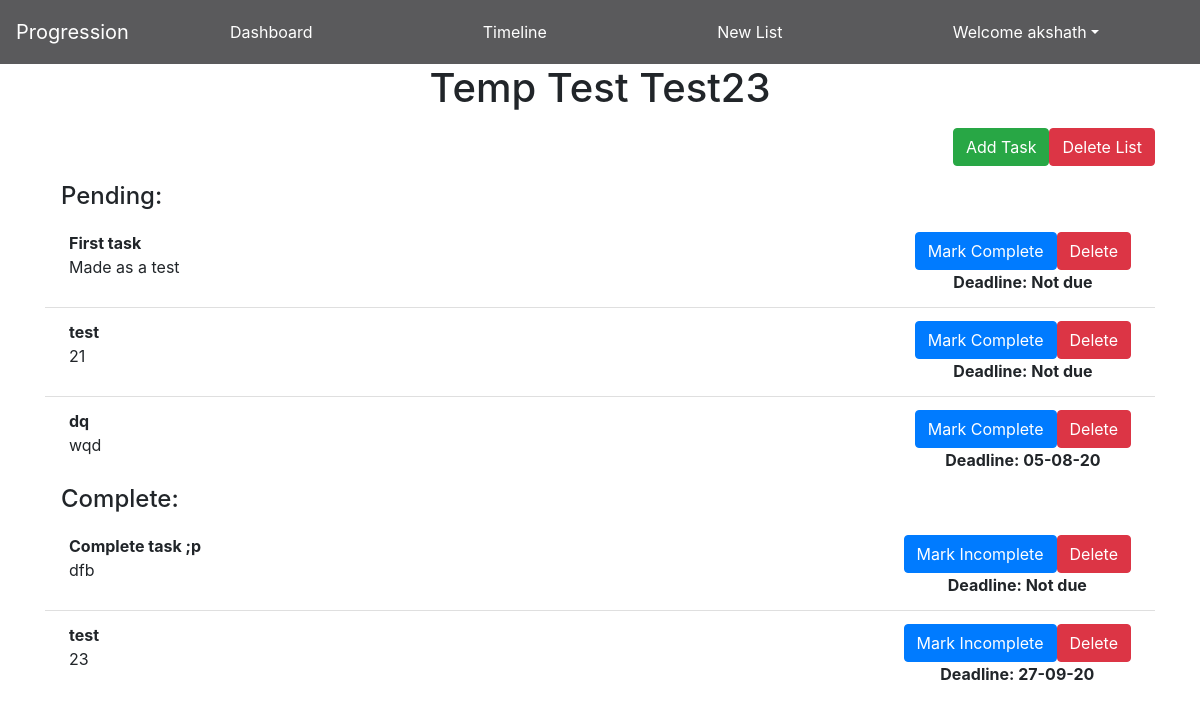
Before: /list/1/ (signed in) with the older database file.
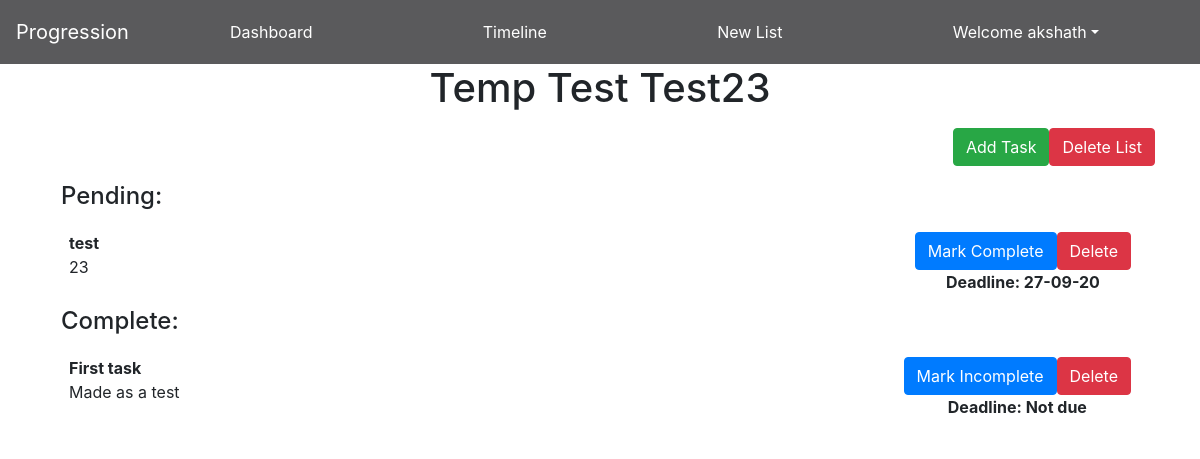
After: the same page with the newer database file.
### TaskManager/models.py (models this page shows, shortened)
class Task(models.Model):
    _list = models.ForeignKey(List, on_delete=models.CASCADE)
    title = models.TextField(max_length=16)
    description = models.TextField(max_length=1024)
    deadline = models.DateTimeField(null=True, blank=True)
    complete = models.BooleanField(default=False)   #For todo list later
    date_complete = models.DateTimeField(null=True, blank=True, default=None)

### TaskManager/views.py (the view)
# urls.py: path('list/<int:pk>/', ListDetails.as_view(), name="list_details"),
class ListDetails(LoginRequiredMixin, DetailView):
    model = List
    template_name = "TaskManager/list_details.html"
    def get_queryset(self, **kwargs):
        qs = List.objects.filter(id=self.kwargs['pk'])
        if self.request.user == qs[0].user: #if list is owned by user
            return qs
        return qs.none()
    def get_context_data(self, **kwargs):
        context = super().get_context_data(**kwargs)
        incomplete_tasks = Task.objects.filter(_list=context['list']).filter(complete=False).order_by('deadline')
        complete_tasks = Task.objects.filter(_list=context['list']).filter(complete=True).order_by('deadline')
        context['incomplete_tasks'] = incomplete_tasks
        context['complete_tasks'] = complete_tasks
        return context
    def dispatch(self, *args, **kwargs):
        response = super().dispatch(*args, **kwargs)
        response["Cache-Control"] = "no-cache, no-store, must-revalidate"
        response["Pragma"] = "no-cache"
        response["Expires"] = "0"
        return response

### TaskManager/templates/TaskManager/list_details.html (shortened to what this page needs)
{%extends 'base.html'%}
{%load static%}
{%block body%}
{%include 'navbar.html'%}
<div class="container bg-white flex-fill">
    <div class="text-center"><h1>{{list.name}}</h1></div>
    <div class="my-3 w-100 d-flex justify-content-end">
        <a href="{%url 'task_create' list.id%}" class="btn btn-success">Add Task</a>
        <a href="{%url 'list_delete' list.id%}" class="btn btn-danger text-white">Delete List</a>
    </div>
    <div>
        {%include 'TaskManager/task_list.html'%}
    </div>
</div>
{%endblock%}

### TaskManager/templates/TaskManager/task_list.html (shortened to what this page needs)
<h4 class="px-md-3">Pending:</h4>
<ul id='incomplete-tasks-list' class="list-group list-group-flush">
    {%for task in incomplete_tasks%}
    <li id="{{task.id}}" class="list-group-item px-2 px-md-4 d-flex">
        <div class='flex-fill'>
            <strong>{{task.title}}</strong>
            <p>{{task.description}}</p>
        </div>
        <div class="d-flex flex-column float-right justify-content-center align-items-center">
            <div>
                <button class="btn btn-danger float-right my-auto delete-btn" data-toggle="modal" data-target="#delete_task_modal">
                    Delete
                </button>
                <button class="btn btn-primary float-right my-auto toggle-btn">
                    Mark Complete
                </button>
            </div>
            <strong class="text-nowrap">Deadline:
                {% with deadline=task.deadline.date|date:"d-m-y" %}
                    {{deadline|default:"Not due"}}
                {% endwith %}
            </strong>
        </div>
    </li>
    {%endfor%}
</ul>
<h4 class="px-md-3">Complete:</h4>
<ul id='complete-tasks-list' class="list-group list-group-flush">
    {%for task in complete_tasks%}
        <li id="{{task.id}}" class="list-group-item px-2 px-md-4 d-flex">
            <div class='flex-fill'>
                <strong>{{task.title}}</strong>
                <p>{{task.description}}</p>
            </div>
            <div class="d-flex flex-column float-right justify-content-center align-items-center">
                <div>
                    <button class="btn btn-danger float-right my-auto delete-btn" data-toggle="modal" data-target="#delete_task_modal">
                        Delete
                    </button>
                    <button class="btn btn-primary float-right my-auto toggle-btn">
                        Mark Incomplete
                    </button>
                </div>
                <strong class="text-nowrap">Deadline:
                    {% with deadline=task.deadline.date|date:"d-m-y" %}
                        {{deadline|default:"Not due"}}
                    {% endwith %}
                </strong>
            </div>
        </li>
    {%endfor%}
</ul>

Changed rows visible on the page:
removed Task: title "test", description "21", deadline "Not due", shown under "Pending:"
removed Task: title "dq", description "wqd", deadline "05-08-20", shown under "Pending:"
removed Task: title "Complete task ;p", description "dfb", deadline "Not due", shown under "Complete:"
changed Task "test": moves from the list under "Complete:" to the list under "Pending:"
changed Task "First task": moves from the list under "Pending:" to the list under "Complete:"
